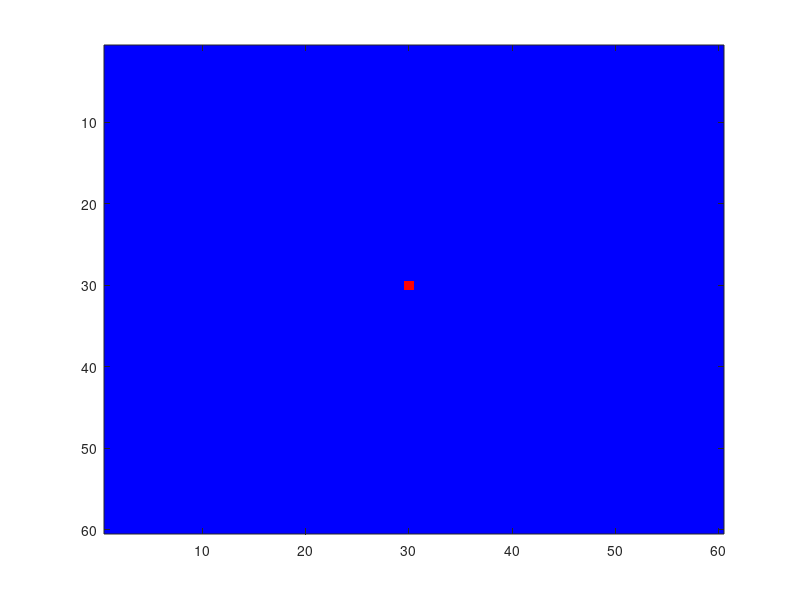
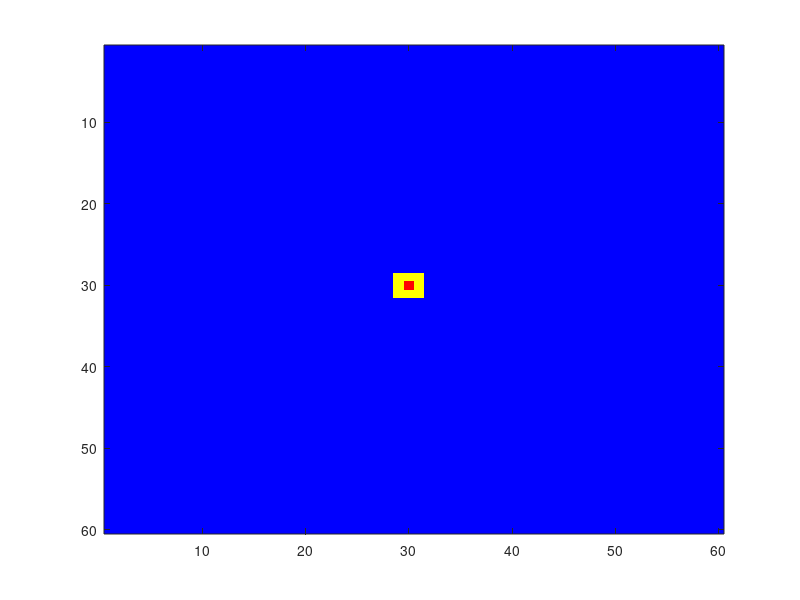
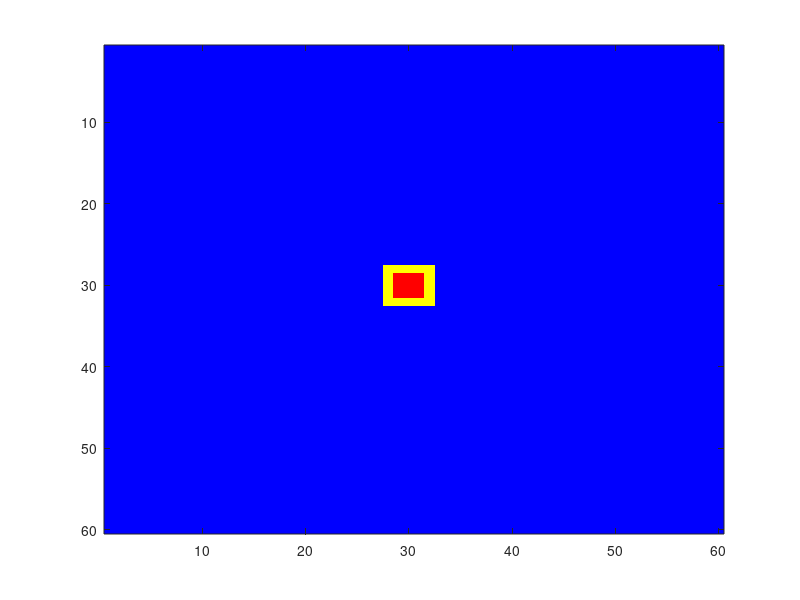
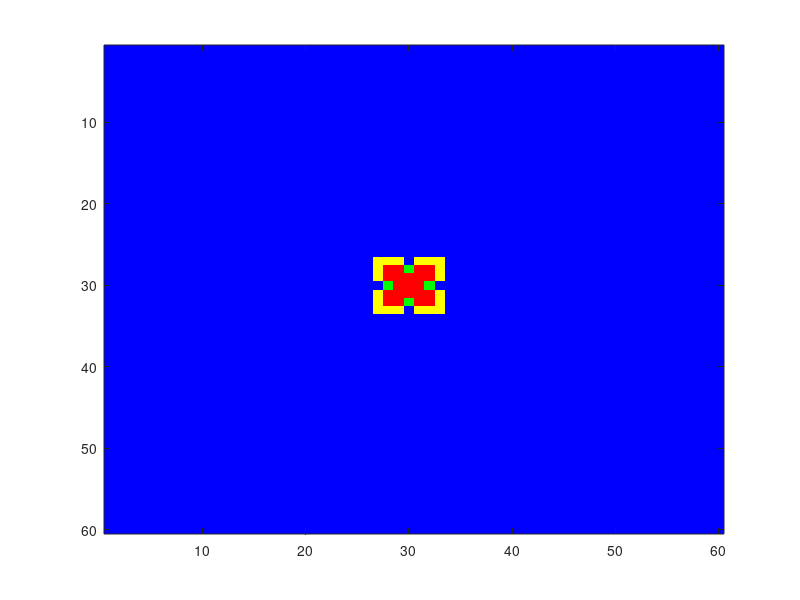

Source code (MATLAB) for these figures, in order:
clear all; close all; clc


% Initialize the variables needed

N = 60; % Size of board (NxN)
b = 1.85; % Payoff for defecting
pm = [1,0;b,0]; % Payoff matrix, pm(i,j) is i's payoff for playing j
p = 0.1; % chance of starting as defector
tend = 5;
history = cell(1,tend); 
% Let's start the board
s = ones(N);
cmap = [0 0 1;...
	    0 1 0;...
		1 0 0;...
		1 1 0];

% populate board with defectors, and make sure there is at least 1
s(30,30) = 2;

% count = 0;
% while sum(s(s==2)) == 0
% 	sn = rand(N);
% 	s(sn<=p) = 2;
% 	count = count+1;
% 	fprintf('Initialized board %d times\n',count)
% end
history{1} = s;
% pa = zeros(N);


bc = [N,1:N,1];

figure
colormap(cmap)

splot = zeros(N);
splot(s == 1) = 1;
splot(s == 2) = 3;
imagesc(splot, [1,4])
drawnow

for t = 2:tend
for i = 1:N
for j = 1:N
	pa = 0;
	for k = -1:1
	for l = -1:1
		pa = pa + pm(s(i,j),s(bc(i+k+1), bc(j+l+1)));
	end
	end
	payoff(i,j) = pa;
end
end


sn = s;
hp = payoff;
for i = 1:N
for j = 1:N
	for k = -1:1
	for l = -1:1
		index = sub2ind(size(s),bc(i+k+1),bc(j+l+1));
% 		index = [bc(i+k+1), bc(j+l+1)];
		if payoff(index) > hp(i,j)
			hp(i,j) = payoff(index);
			sn(i,j) = s(index);
		end
	end
	end
end
end

figure
colormap(cmap)
history{t} = sn;
splot = zeros(N);
splot(s == 1 & sn == 1) = 1;
splot(s == 2 & sn == 1) = 2;
splot(s == 2 & sn == 2) = 3;
splot(s == 1 & sn == 2) = 4;
imagesc(splot, [1,4])
drawnow

s = sn;

end